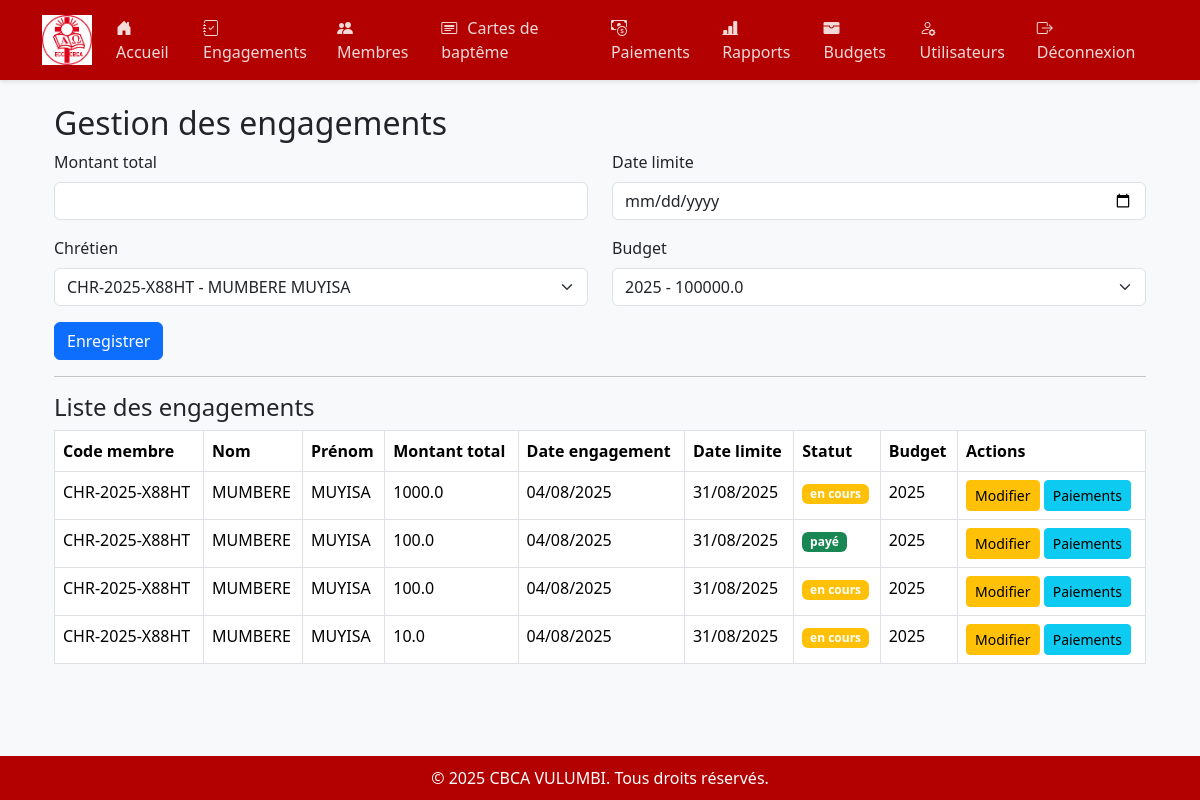
Screenshot of /engagements (signed in) with the database file from the repository.
### app/models.py (models this page shows)
class Engagement(db.Model):
    __tablename__ = 'engagement'
    idengagement = db.Column(db.Integer, primary_key=True)
    date_engagement = db.Column(db.Date, nullable=False, default=datetime.utcnow)
    montant_total = db.Column(db.Float, nullable=False)
    date_limite = db.Column(db.Date, nullable=False)
    statutengagement = db.Column(db.String(20), nullable=False, default='en cours')
    idchretien = db.Column(db.Integer, db.ForeignKey('chretien.idchretien'), nullable=False)
    idbudget = db.Column(db.Integer, db.ForeignKey('budget.idbudget'), nullable=False)
    paiements = db.relationship('Paiement', backref='engagement', lazy=True)

class Chretien(db.Model):
    __tablename__ = 'chretien'
    idchretien = db.Column(db.Integer, primary_key=True)
    code_chretien = db.Column(db.String(50), unique=True, nullable=False)
    telephone = db.Column(db.String(20), nullable=False)
    cle_callmebot = db.Column(db.String(100), nullable=True)
    photo = db.Column(db.String(200), nullable=True)
    idcarte = db.Column(db.Integer, db.ForeignKey('carte_bapteme.idcarte'), nullable=False)
    engagements = db.relationship('Engagement', backref='chretien', lazy=True)
    notifications = db.relationship('Notification', backref='chretien', lazy=True)

class CarteBapteme(db.Model):
    __tablename__ = 'carte_bapteme'
    idcarte = db.Column(db.Integer, primary_key=True)
    numerocarte = db.Column(db.String(50), nullable=False, unique=True)
    chapelle = db.Column(db.String(100), nullable=False)
    nom = db.Column(db.String(100), nullable=False)
    prenom = db.Column(db.String(100), nullable=False)
    sexe = db.Column(db.String(10), nullable=False)
    datenaissance = db.Column(db.Date, nullable=False)
    lieunaissance = db.Column(db.String(100), nullable=False)
    adresse = db.Column(db.String(150), nullable=False)
    chretiens = db.relationship('Chretien', backref='carte_bapteme', lazy=True)

class Budget(db.Model):
    __tablename__ = 'budget'
    idbudget = db.Column(db.Integer, primary_key=True)
    exercice = db.Column(db.String(10), nullable=False)
    montanttotal = db.Column(db.Float, nullable=False)
    engagements = db.relationship('Engagement', backref='budget', lazy=True)

### app/routes.py (the view, shortened to what this page needs)
@main.route('/engagements', methods=['GET', 'POST'])
@login_required
def engagements():
    form = EngagementForm()
    form.idchretien.choices = [(c.idchretien, f"{c.code_chretien} - {c.carte_bapteme.nom} {c.carte_bapteme.prenom}")
                             for c in Chretien.query.all()]
    form.idbudget.choices = [(b.idbudget, f"{b.exercice} - {b.montanttotal}")
                           for b in Budget.query.all()]
    engagements = Engagement.query.all()
    return render_template('engagements.html', form=form, engagements=engagements)

### app/forms.py
class EngagementForm(FlaskForm):
    montant_total = DecimalField('Montant total', validators=[DataRequired()])
    date_limite = DateField('Date limite', validators=[DataRequired()], format='%Y-%m-%d')
    idchretien = SelectField('Chrétien', coerce=int, validators=[DataRequired()])
    idbudget = SelectField('Budget', coerce=int, validators=[DataRequired()])
    submit = SubmitField('Enregistrer')

### app/__init__.py (called while the page is built)
@login_manager.user_loader
def load_user(user_id):
    return Utilisateur.query.get(int(user_id))

def create_app():
    app = Flask(__name__)
    app.config['SECRET_KEY'] = 'cbca-vulumbi-secret-key'
    app.config['SQLALCHEMY_DATABASE_URI'] = 'sqlite:///cbca.db'
    db.init_app(app)
    login_manager.init_app(app)
    migrate = Migrate(app, db)
    from .routes import main
    app.register_blueprint(main)
    @app.context_processor
    def inject_now():
        return {'now': datetime.now()}
    login_manager.login_view = 'main.login'
    return app

### app/templates/engagements.html (shortened to what this page needs)
{% extends "base.html" %}
{% block content %}
<div class="container mt-4">
    <h2>Gestion des engagements</h2>
    <form method="POST">
        <div class="row">
            <div class="col-md-6 mb-3">
                {{ form.montant_total.label(class="form-label") }}
                {{ form.montant_total(class="form-control") }}
            </div>
            <div class="col-md-6 mb-3">
                {{ form.date_limite.label(class="form-label") }}
                {{ form.date_limite(class="form-control") }}
            </div>
            <div class="col-md-6 mb-3">
                {{ form.idchretien.label(class="form-label") }}
                {{ form.idchretien(class="form-select") }}
            </div>
            <div class="col-md-6 mb-3">
                {{ form.idbudget.label(class="form-label") }}
                {{ form.idbudget(class="form-select") }}
            </div>
        </div>
        {{ form.submit(class="btn btn-primary") }}
    </form>
    <hr>
    <h4>Liste des engagements</h4>
    <table class="table table-bordered">
        <thead>
            <tr>
                <th>Code membre</th>
                <th>Nom</th>
                <th>Prénom</th>
                <th>Montant total</th>
                <th>Date engagement</th>
                <th>Date limite</th>
                <th>Statut</th>
                <th>Budget</th>
                <th>Actions</th>
            </tr>
        </thead>
        <tbody>
            {% for engagement in engagements %}
            <tr>
                <td>{{ engagement.chretien.code_chretien }}</td>
                <td>{{ engagement.chretien.carte_bapteme.nom }}</td>
                <td>{{ engagement.chretien.carte_bapteme.prenom }}</td>
                <td>{{ engagement.montant_total }}</td>
                <td>{{ engagement.date_engagement.strftime('%d/%m/%Y') }}</td>
                <td>{{ engagement.date_limite.strftime('%d/%m/%Y') }}</td>
                <td>
                    <span class="badge bg-{% if engagement.statutengagement == 'payé' %}success{% else %}warning{% endif %}">
                        {{ engagement.statutengagement }}
                    </span>
                </td>
                <td>{{ engagement.budget.exercice }}</td>
                <td>
                    <button class="btn btn-sm btn-warning" data-bs-toggle="modal" data-bs-target="#editModal{{ engagement.idengagement }}">Modifier</button>
                    <a href="{{ url_for('main.voir_paiements', id=engagement.idengagement) }}" class="btn btn-sm btn-info">Paiements</a>
                </td>
            </tr>
            {% endfor %}
        </tbody>
    </table>
</div>
{% endblock %}

### app/templates/base.html (shortened to what this page needs)
<!DOCTYPE html>
<html lang="fr">
<head>
    <link href="https://cdn.jsdelivr.net/npm/bootstrap@5.3.3/dist/css/bootstrap.min.css" rel="stylesheet">
    <link href="https://cdn.jsdelivr.net/npm/bootstrap-icons@1.10.5/font/bootstrap-icons.css" rel="stylesheet">
</head>
<body>
<nav class="navbar navbar-expand-lg navbar-dark">
    <div class="container">
        <a class="navbar-brand" href="{{ url_for('main.home') }}">
            <img src="{{ url_for('static', filename='images/cbca_logo.png') }}" alt="CBCA Logo">
        </a>
        <div class="collapse navbar-collapse" id="navbarNav">
            <ul class="navbar-nav me-auto">
                <li class="nav-item">
                    <a class="nav-link" href="{{ url_for('main.home') }}">
                        <i class="bi bi-house-door-fill"></i> Accueil
                    </a>
                </li>
                {% if current_user.is_authenticated %}
                    <li class="nav-item">
                        <a class="nav-link" href="{{ url_for('main.engagements') }}">
                            <i class="bi bi-journal-check"></i> Engagements
                        </a>
                    </li>
                    <li class="nav-item">
                        <a class="nav-link" href="{{ url_for('main.membres') }}">
                            <i class="bi bi-people-fill"></i> Membres
                        </a>
                    </li>
                    <li class="nav-item">
                        <a class="nav-link" href="{{ url_for('main.cartes') }}">
                            <i class="bi bi-card-heading"></i> Cartes de baptême
                        </a>
                    </li>
                    <li class="nav-item">
                        <a class="nav-link" href="#paiements">
                            <i class="bi bi-cash-coin"></i> Paiements
                        </a>
                    </li>
                    <li class="nav-item">
                        <a class="nav-link" href="#rapports">
                            <i class="bi bi-bar-chart-line-fill"></i> Rapports
                        </a>
                    </li>
                    <li class="nav-item">
                        <a class="nav-link" href="{{ url_for('main.budgets') }}">
                            <i class="bi bi-wallet-fill"></i> Budgets
                        </a>
                    </li>
                    {% if current_user.role == 'admin' %}
                    <li class="nav-item">
                        <a class="nav-link" href="{{ url_for('main.utilisateurs') }}">
                            <i class="bi bi-person-gear"></i> Utilisateurs
                        </a>
                    </li>
                    {% endif %}
                {% endif %}
            </ul>
            <ul class="navbar-nav">
                {% if current_user.is_authenticated %}
                <li class="nav-item">
                    <a class="nav-link" href="{{ url_for('main.logout') }}">
                        <i class="bi bi-box-arrow-right"></i> Déconnexion
                    </a>
                </li>
                {% else %}
                <li class="nav-item">
                    <a class="nav-link" href="{{ url_for('main.login') }}">
                        <i class="bi bi-box-arrow-in-right"></i> Connexion
                    </a>
                </li>
                {% endif %}
            </ul>
        </div>
    </div>
</nav>
<div class="container content">
    {% block content %}{% endblock %}
</div>
<div class="footer">
    &copy; {{ now.year }} CBCA VULUMBI. Tous droits réservés.
</div>
</body>
</html>

### app/templates/base.html (style rules this page uses)
body { font-family: 'Segoe UI', sans-serif; background-color: #f8f9fa; padding-bottom: 60px; }
.navbar { background-color: #b30000; box-shadow: 0 2px 4px rgba(0,0,0,0.1); }
.navbar-brand img { height: 50px; }
.footer { background-color: #b30000; color: white; text-align: center; padding: 10px 0; position: fixed; bottom: 0; width: 100%; }
.content { margin-top: 20px; padding-bottom: 20px; }
.nav-link { color: rgba(255,255,255,0.85) !important; }
.nav-item i { margin-right: 6px; }

### rows the page displays
Engagement: chretien.code_chretien "CHR-2025-X88HT", chretien.carte_bapteme.nom "MUMBERE", chretien.carte_bapteme.prenom "MUYISA", montant_total "1000.0", date_engagement "04/08/2025", date_limite "31/08/2025", statutengagement "en cours", budget.exercice "2025"
Engagement: chretien.code_chretien "CHR-2025-X88HT", chretien.carte_bapteme.nom "MUMBERE", chretien.carte_bapteme.prenom "MUYISA", montant_total "100.0", date_engagement "04/08/2025", date_limite "31/08/2025", statutengagement "payé", budget.exercice "2025"
Engagement: chretien.code_chretien "CHR-2025-X88HT", chretien.carte_bapteme.nom "MUMBERE", chretien.carte_bapteme.prenom "MUYISA", montant_total "100.0", date_engagement "04/08/2025", date_limite "31/08/2025", statutengagement "en cours", budget.exercice "2025"
Engagement: chretien.code_chretien "CHR-2025-X88HT", chretien.carte_bapteme.nom "MUMBERE", chretien.carte_bapteme.prenom "MUYISA", montant_total "10.0", date_engagement "04/08/2025", date_limite "31/08/2025", statutengagement "en cours", budget.exercice "2025"
